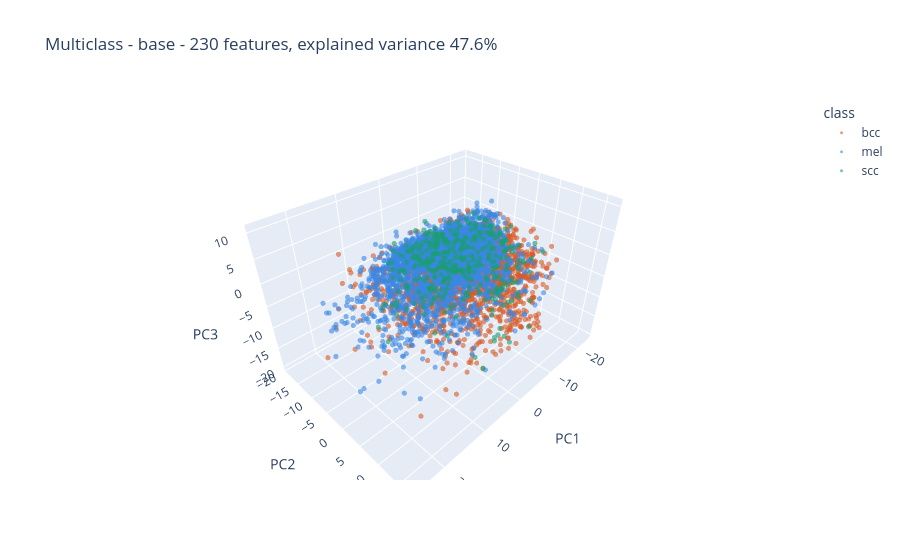
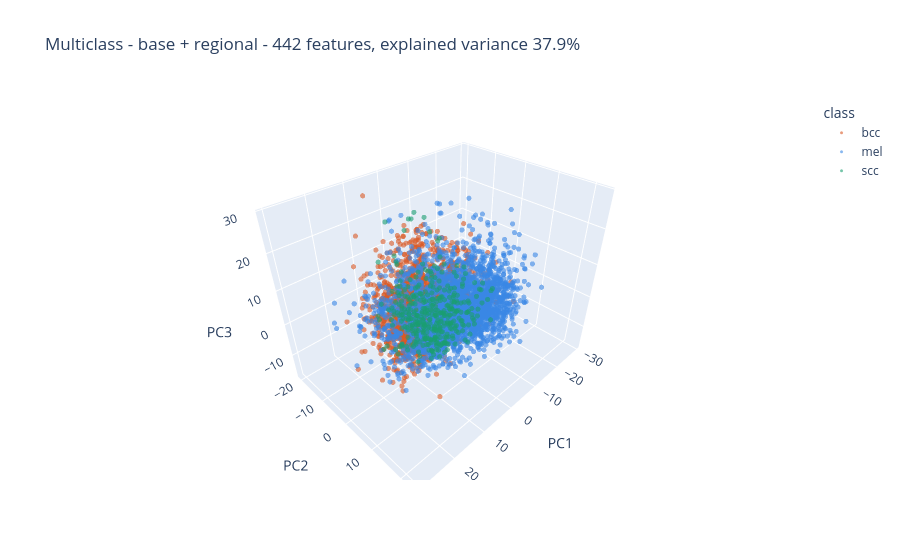

Notebook source saved alongside these figures, in order:
### Code cell
pca_3d(multi, base_cols, "Multiclass - base", MULTI_CLASS_NAMES, MULTI_CLASS_COLORS, n_points=len(multi))
pca_3d(multi, base_cols + reg_cols, "Multiclass - base + regional", MULTI_CLASS_NAMES, MULTI_CLASS_COLORS, n_points=len(multi))
pcs_score(multi, SETS, scoring=MULTI_SCORING["kappa"])

### Figure 1 — Plotly figure (JSON) as saved in the notebook; plotly's stock layout.template omitted (floating-point values rounded to 4 significant figures; data arrays with more than 128 entries replaced by an {"elided": "..."} marker saying what was removed)
{"data": [{"customdata": {"elided": "1993x1 str values"}, "hovertemplate": "class=bcc<br>PC1=%{x}<br>PC2=%{y}<br>PC3=%{z}<br>filename=%{customdata[0]}<extra></extra>", "legendgroup": "bcc", "marker": {"color": "#d95926", "opacity": 0.6, "symbol": "circle", "size": 3}, "mode": "markers", "name": "bcc", "scene": "scene", "showlegend": true, "x": {"elided": "1993 float values"}, "y": {"elided": "1993 float values"}, "z": {"elided": "1993 float values"}, "type": "scatter3d"}, {"customdata": {"elided": "2713x1 str values"}, "hovertemplate": "class=mel<br>PC1=%{x}<br>PC2=%{y}<br>PC3=%{z}<br>filename=%{customdata[0]}<extra></extra>", "legendgroup": "mel", "marker": {"color": "#3987e5", "opacity": 0.6, "symbol": "circle", "size": 3}, "mode": "markers", "name": "mel", "scene": "scene", "showlegend": true, "x": {"elided": "2713 float values"}, "y": {"elided": "2713 float values"}, "z": {"elided": "2713 float values"}, "type": "scatter3d"}, {"customdata": {"elided": "376x1 str values"}, "hovertemplate": "class=scc<br>PC1=%{x}<br>PC2=%{y}<br>PC3=%{z}<br>filename=%{customdata[0]}<extra></extra>", "legendgroup": "scc", "marker": {"color": "#199e70", "opacity": 0.6, "symbol": "circle", "size": 3}, "mode": "markers", "name": "scc", "scene": "scene", "showlegend": true, "x": {"elided": "376 float values"}, "y": {"elided": "376 float values"}, "z": {"elided": "376 float values"}, "type": "scatter3d"}], "layout": {"scene": {"domain": {"x": [0.0, 1.0], "y": [0.0, 1.0]}, "xaxis": {"title": {"text": "PC1"}}, "yaxis": {"title": {"text": "PC2"}}, "zaxis": {"title": {"text": "PC3"}}}, "legend": {"title": {"text": "class"}, "tracegroupgap": 0}, "title": {"text": "Multiclass - base - 230 features, explained variance 47.6%"}}}

### Figure 2 — Plotly figure (JSON) as saved in the notebook; plotly's stock layout.template omitted (floating-point values rounded to 4 significant figures; data arrays with more than 128 entries replaced by an {"elided": "..."} marker saying what was removed)
{"data": [{"customdata": {"elided": "1993x1 str values"}, "hovertemplate": "class=bcc<br>PC1=%{x}<br>PC2=%{y}<br>PC3=%{z}<br>filename=%{customdata[0]}<extra></extra>", "legendgroup": "bcc", "marker": {"color": "#d95926", "opacity": 0.6, "symbol": "circle", "size": 3}, "mode": "markers", "name": "bcc", "scene": "scene", "showlegend": true, "x": {"elided": "1993 float values"}, "y": {"elided": "1993 float values"}, "z": {"elided": "1993 float values"}, "type": "scatter3d"}, {"customdata": {"elided": "2713x1 str values"}, "hovertemplate": "class=mel<br>PC1=%{x}<br>PC2=%{y}<br>PC3=%{z}<br>filename=%{customdata[0]}<extra></extra>", "legendgroup": "mel", "marker": {"color": "#3987e5", "opacity": 0.6, "symbol": "circle", "size": 3}, "mode": "markers", "name": "mel", "scene": "scene", "showlegend": true, "x": {"elided": "2713 float values"}, "y": {"elided": "2713 float values"}, "z": {"elided": "2713 float values"}, "type": "scatter3d"}, {"customdata": {"elided": "376x1 str values"}, "hovertemplate": "class=scc<br>PC1=%{x}<br>PC2=%{y}<br>PC3=%{z}<br>filename=%{customdata[0]}<extra></extra>", "legendgroup": "scc", "marker": {"color": "#199e70", "opacity": 0.6, "symbol": "circle", "size": 3}, "mode": "markers", "name": "scc", "scene": "scene", "showlegend": true, "x": {"elided": "376 float values"}, "y": {"elided": "376 float values"}, "z": {"elided": "376 float values"}, "type": "scatter3d"}], "layout": {"scene": {"domain": {"x": [0.0, 1.0], "y": [0.0, 1.0]}, "xaxis": {"title": {"text": "PC1"}}, "yaxis": {"title": {"text": "PC2"}}, "zaxis": {"title": {"text": "PC3"}}}, "legend": {"title": {"text": "class"}, "tracegroupgap": 0}, "title": {"text": "Multiclass - base + regional - 442 features, explained variance 37.9%"}}}
